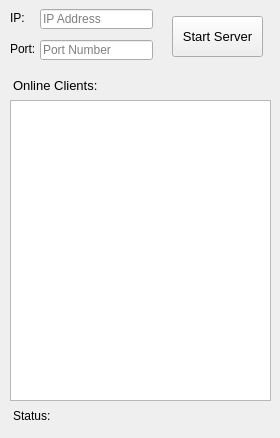
<?xml version="1.0" encoding="UTF-8"?>
<ui version="4.0">
 <class>ServerWindow</class>
 <widget class="QMainWindow" name="ServerWindow">
  <property name="geometry">
   <rect>
    <x>0</x>
    <y>0</y>
    <width>280</width>
    <height>438</height>
   </rect>
  </property>
  <property name="minimumSize">
   <size>
    <width>280</width>
    <height>438</height>
   </size>
  </property>
  <property name="maximumSize">
   <size>
    <width>280</width>
    <height>438</height>
   </size>
  </property>
  <property name="windowTitle">
   <string>Server</string>
  </property>
  <widget class="QWidget" name="centralwidget">
   <widget class="QLineEdit" name="serverPort">
    <property name="geometry">
     <rect>
      <x>40</x>
      <y>40</y>
      <width>113</width>
      <height>20</height>
     </rect>
    </property>
    <property name="font">
     <font>
      <pointsize>9</pointsize>
     </font>
    </property>
    <property name="placeholderText">
     <string>Port Number</string>
    </property>
   </widget>
   <widget class="QLabel" name="label">
    <property name="geometry">
     <rect>
      <x>10</x>
      <y>41</y>
      <width>31</width>
      <height>16</height>
     </rect>
    </property>
    <property name="text">
     <string>Port:</string>
    </property>
   </widget>
   <widget class="QPushButton" name="startServerBtn">
    <property name="geometry">
     <rect>
      <x>172</x>
      <y>16</y>
      <width>91</width>
      <height>41</height>
     </rect>
    </property>
    <property name="font">
     <font>
      <pointsize>10</pointsize>
      <weight>50</weight>
      <bold>false</bold>
     </font>
    </property>
    <property name="text">
     <string>Start Server</string>
    </property>
   </widget>
   <widget class="QLabel" name="serverStatusLbl">
    <property name="geometry">
     <rect>
      <x>13</x>
      <y>405</y>
      <width>251</width>
      <height>21</height>
     </rect>
    </property>
    <property name="text">
     <string>Status:</string>
    </property>
   </widget>
   <widget class="QListWidget" name="onlineUsers">
    <property name="geometry">
     <rect>
      <x>10</x>
      <y>100</y>
      <width>261</width>
      <height>301</height>
     </rect>
    </property>
   </widget>
   <widget class="QLineEdit" name="serverIP">
    <property name="geometry">
     <rect>
      <x>40</x>
      <y>9</y>
      <width>113</width>
      <height>20</height>
     </rect>
    </property>
    <property name="font">
     <font>
      <pointsize>9</pointsize>
     </font>
    </property>
    <property name="placeholderText">
     <string>IP Address</string>
    </property>
   </widget>
   <widget class="QLabel" name="label_2">
    <property name="geometry">
     <rect>
      <x>10</x>
      <y>10</y>
      <width>31</width>
      <height>16</height>
     </rect>
    </property>
    <property name="text">
     <string>IP:</string>
    </property>
   </widget>
   <widget class="QLabel" name="label_3">
    <property name="geometry">
     <rect>
      <x>13</x>
      <y>77</y>
      <width>91</width>
      <height>16</height>
     </rect>
    </property>
    <property name="font">
     <font>
      <pointsize>10</pointsize>
     </font>
    </property>
    <property name="text">
     <string>Online Clients:</string>
    </property>
   </widget>
  </widget>
 </widget>
 <tabstops>
  <tabstop>serverIP</tabstop>
  <tabstop>serverPort</tabstop>
  <tabstop>onlineUsers</tabstop>
  <tabstop>startServerBtn</tabstop>
 </tabstops>
 <resources/>
 <connections/>
</ui>
